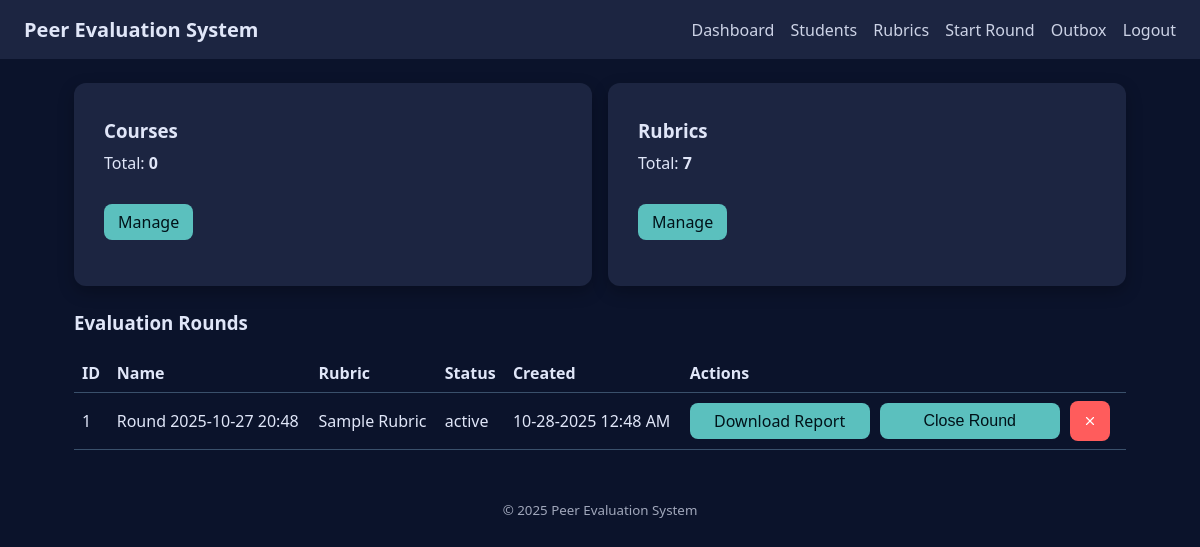
Page /dashboard (signed in) on the earlier database version.
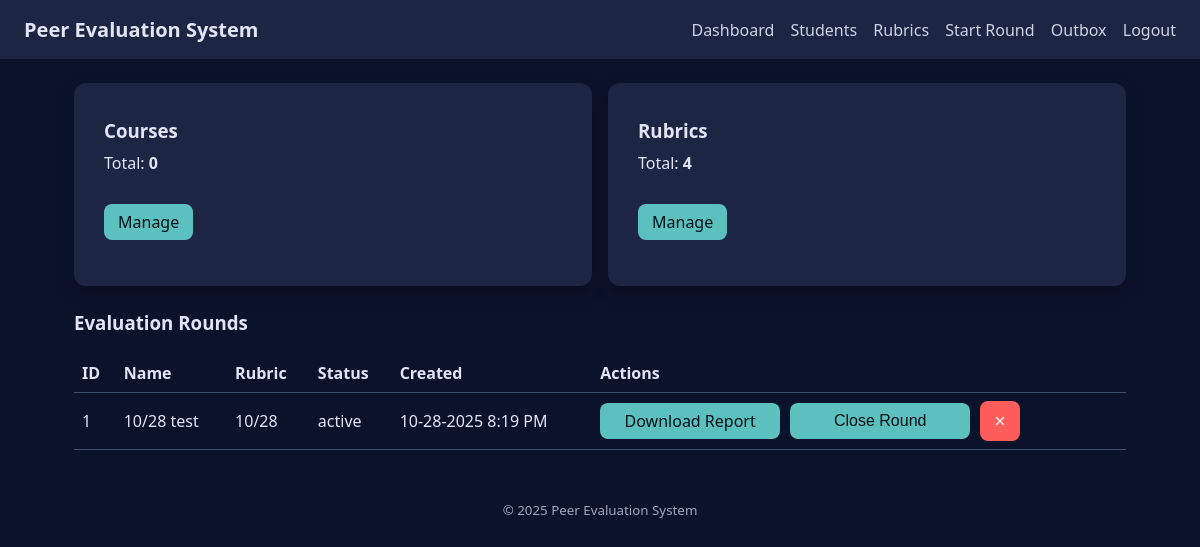
Same page on the later database version.
### models.py (models this page shows)
class EvalRound(db.Model):
    id = db.Column(db.Integer, primary_key=True)
    name = db.Column(db.String(255), nullable=False)
    rubric_id = db.Column(db.Integer, db.ForeignKey("rubric.id"), nullable=False)
    created_at = db.Column(db.DateTime, default=datetime.utcnow)
    status = db.Column(db.String(50), default="draft")
    rubric = db.relationship("Rubric")

class Rubric(db.Model):
    id = db.Column(db.Integer, primary_key=True)
    name = db.Column(db.String(255), nullable=False)
    active = db.Column(db.Boolean, default=True)
    items = db.relationship("RubricItem", backref="rubric", cascade="all, delete-orphan")

### app.py (the view)
    @app.route("/dashboard")
    @login_required
    def dashboard():
        rounds = EvalRound.query.order_by(EvalRound.created_at.desc()).all()
        students_count = Student.query.count()
        courses_count = Course.query.count()
        rubrics = Rubric.query.all()
        return render_template("dashboard.html", rounds=rounds, students_count=students_count, courses_count=courses_count, rubrics=rubrics)

### templates/dashboard.html (shortened to what this page needs)
{% extends "base.html" %}
{% block content %}
<section class="grid">
  <div class="card">
    <div style="margin-bottom: -25px;">
      <h3>Courses</h3>
    </div>
    <p>Total: <b>{{ courses_count }}</b></p>
    <div style="margin-top: -2px;">
      <p><a class="btn" href="{{ url_for('courses') }}">Manage</a></p>
    </div>
  </div>
  <div class="card">
    <div style="margin-bottom: -25px;">
      <h3>Rubrics</h3>
    </div>
    <p>Total: <b>{{ rubrics|length }}</b></p>
    <div style="margin-top: -2px;">
      <p><a class="btn" href="{{ url_for('rubrics') }}">Manage</a></p>
    </div>
  </div>
</section>
<h3>Evaluation Rounds</h3>
<table class="table">
  <tr><th>ID</th><th>Name</th><th>Rubric</th><th>Status</th><th>Created</th><th>Actions</th></tr>
  {% for r in rounds %}
  <tr>
    <td>{{ r.id }}</td>
    <td>{{ r.name }}</td>
    <td>{{ r.rubric.name }}</td>
    <td>{{ r.status }}</td>
    <td>{{ r.created_at | to_local }}
    <td>
      <div class="actions-row">
        <div class="action-group">
          <a class="btn equal" href="{{ url_for('report', round_id=r.id) }}">Download Report</a>
          {% if r.status != 'closed' %}
          <form method="post" action="{{ url_for('close_round', round_id=r.id) }}" style="display:inline;">
            <button class="btn equal" type="submit">Close Round</button>
          </form>
          {% endif %}
        </div>
        <form method="post"
              action="{{ url_for('delete_round', round_id=r.id) }}"
              class="delete-form"
              onsubmit="return confirm('Delete this round and ALL its responses? This cannot be undone. Are you sure?');">
          <button class="btn icon danger" type="submit" aria-label="Delete round" title="Delete round">
          </button>
        </form>
      </div>
    </td>
  </tr>
  {% endfor %}
</table>
{% endblock %}

Differences in the rows shown:
changed EvalRound "active": name "Round 2025-10-27 20:48" → "10/28 test"; rubric.name "Sample Rubric" → "10/28"; created_at|to_local "10-28-2025 12:48 AM" → "10-28-2025 8:19 PM"
Other differences:
{{ rubrics|length }}: "7" → "4"
